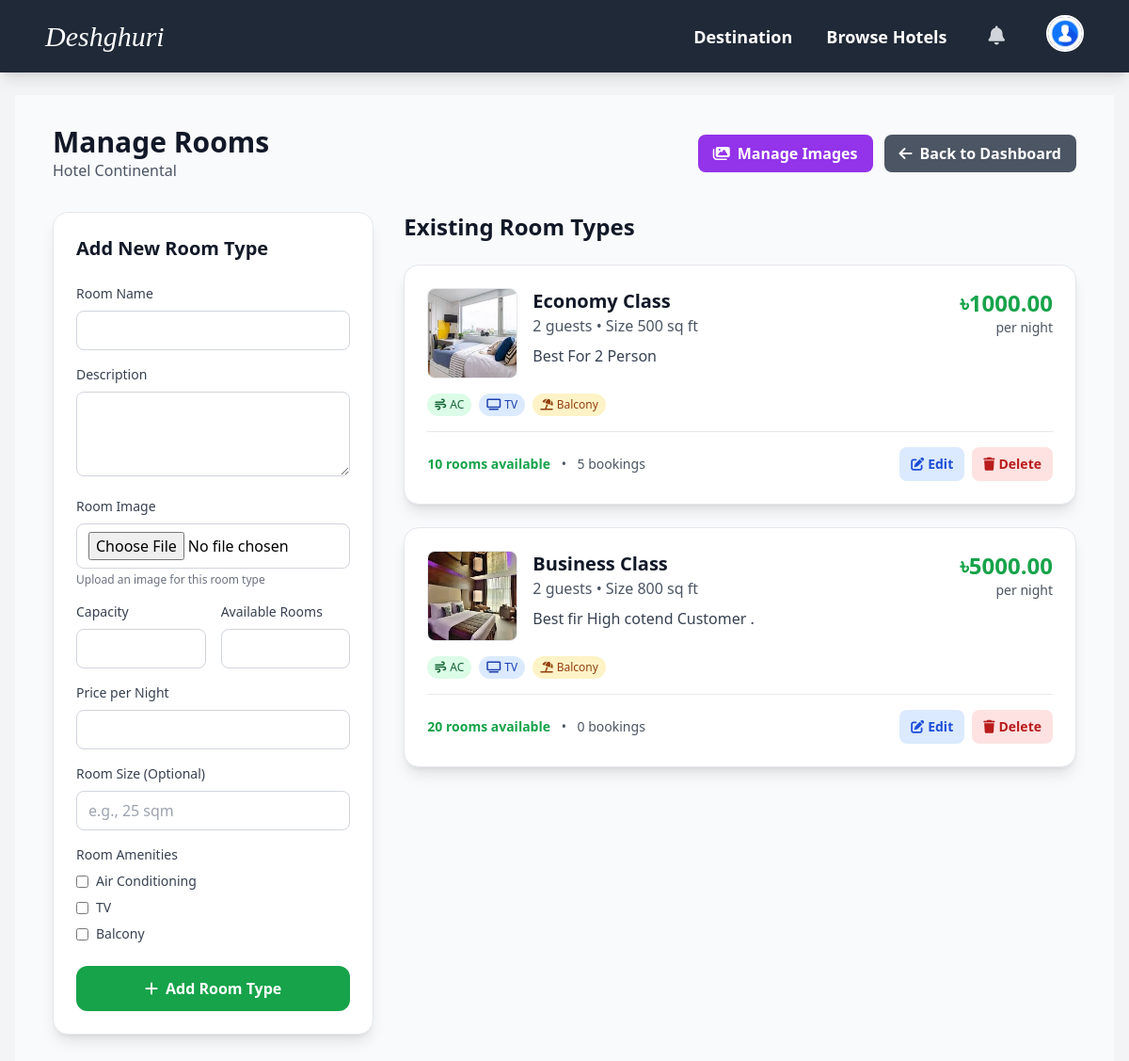
Page /hotels/1/rooms/ (signed in) on the committed database.
### hotels/models.py (models this page shows, shortened)
class Hotel(models.Model):
    owner = models.ForeignKey(settings.AUTH_USER_MODEL, limit_choices_to={'role': 'hotel_manager'},
                              on_delete=models.CASCADE)
    name = models.CharField(max_length=200)
    address = models.TextField(blank=True)
    phone = models.CharField(max_length=30, blank=True)
    description = models.TextField(blank=True)
    profile_image = models.ImageField(upload_to='hotel_profile_images/', blank=True, null=True,
                                      help_text="Main image for hotel cards and listings")
    city = models.CharField(max_length=100, blank=True)
    area = models.CharField(max_length=100, blank=True)
    landmark = models.CharField(max_length=200, blank=True)
    average_rating = models.DecimalField(max_digits=3, decimal_places=2, default=0.00)
    has_wifi = models.BooleanField(default=False)
    has_pool = models.BooleanField(default=False)
    has_ac = models.BooleanField(default=False)
    has_breakfast = models.BooleanField(default=False)
    has_parking = models.BooleanField(default=False)
    has_gym = models.BooleanField(default=False)
    min_price = models.DecimalField(max_digits=10, decimal_places=2, default=0.00)
    max_price = models.DecimalField(max_digits=10, decimal_places=2, default=0.00)
    created_at = models.DateTimeField(auto_now_add=True)
    updated_at = models.DateTimeField(auto_now=True)

class RoomType(models.Model):
    hotel = models.ForeignKey(Hotel, on_delete=models.CASCADE, related_name='room_types')
    name = models.CharField(max_length=100)  # "Single Room", "Double Room", "Suite", etc.
    description = models.TextField(blank=True)
    capacity = models.IntegerField(validators=[MinValueValidator(1)])
    price_per_night = models.DecimalField(max_digits=10, decimal_places=2)
    available_rooms = models.IntegerField(default=0, validators=[MinValueValidator(0)])
    room_image = models.ImageField(upload_to='room_images/', blank=True, null=True,
                                   help_text="Image for this room type")
    has_ac = models.BooleanField(default=False)
    has_tv = models.BooleanField(default=False)
    has_balcony = models.BooleanField(default=False)
    room_size = models.CharField(max_length=50, blank=True)  # "25 sqm", "40 sqm", etc.

### accounts/utils.py (the view)
        def wrapper(request, *args, **kwargs):
            if request.user.is_authenticated and request.user.role in allowed_roles:
                return view_func(request, *args, **kwargs)
            else:
                raise PermissionDenied

### hotels/forms.py
class RoomTypeForm(forms.ModelForm):
    class Meta:
        model = RoomType
        fields = [
            'name', 'description', 'capacity', 'price_per_night', 'available_rooms', 'room_image',
            'has_ac', 'has_tv', 'has_balcony', 'room_size'
        ]
        widgets = {
            'description': forms.Textarea(attrs={'rows': 3}),
        }

### accounts/context_processors.py (called while the page is built)
def user_role(request):
    user = None
    role = None
    unread_notifications_count = 0
    if request.user.is_authenticated:
        user = request.user
        role = user.role  # from your custom User model field
        unread_notifications_count = user.notifications.filter(is_read=False).count()
    return {
        'logged_user': user,
        'logged_role': role,
        'unread_notifications_count': unread_notifications_count,
    }

### accounts/utils.py (called while the page is built)
def role_required(allowed_roles=None):
    if allowed_roles is None:
        allowed_roles = []
    def decorator(view_func):
        def wrapper(request, *args, **kwargs):
            if request.user.is_authenticated and request.user.role in allowed_roles:
                return view_func(request, *args, **kwargs)
            else:
                raise PermissionDenied
        return wrapper
    return decorator

### hotels/views.py (called while the page is built)
@login_required
@role_required(['hotel_manager'])
def manage_rooms(request, hotel_id):
    hotel = get_object_or_404(Hotel, pk=hotel_id, owner=request.user)
    room_types = hotel.room_types.all()
    if request.method == "POST":
        form = RoomTypeForm(request.POST, request.FILES)
        if form.is_valid():
            room_type = form.save(commit=False)
            room_type.hotel = hotel
            room_type.save()
            hotel.update_price_range()
            messages.success(request, "Room type added successfully!")
            return redirect('manage_rooms', hotel_id=hotel_id)
    else:
        form = RoomTypeForm()
    context = {
        'hotel': hotel,
        'room_types': room_types,
        'form': form,
    }
    return render(request, "hotels/manage_rooms.html", context)

### template/hotels/manage_rooms.html (shortened to what this page needs)
{% extends "base.html" %}
{% load static %}
{% block content %}
<div class="min-h-screen bg-gray-50 py-8">
    <div class="max-w-6xl mx-auto px-4 sm:px-6 lg:px-8">
        <div class="flex items-center justify-between mb-8">
            <div>
                <h1 class="text-3xl font-bold text-gray-900">Manage Rooms</h1>
                <p class="text-gray-600">{{ hotel.name }}</p>
            </div>
            <div class="flex space-x-3">
                <a href="{% url 'manage_hotel_images' hotel.id %}" class="inline-flex items-center px-4 py-2 bg-purple-600 text-white rounded-lg font-semibold hover:bg-purple-700 transition-colors">
                    <i class="fas fa-images mr-2"></i>Manage Images
                </a>
                <a href="{% url 'hotel_dashboard' %}" class="inline-flex items-center px-4 py-2 bg-gray-600 text-white rounded-lg font-semibold hover:bg-gray-700 transition-colors">
                    <i class="fas fa-arrow-left mr-2"></i>Back to Dashboard
                </a>
            </div>
        </div>
        <div class="grid grid-cols-1 lg:grid-cols-3 gap-8">
            <div class="lg:col-span-1">
                <div class="bg-white rounded-2xl shadow-lg border border-gray-200 p-6 sticky top-8">
                    <h2 class="text-xl font-bold text-gray-900 mb-6">Add New Room Type</h2>
                    <form method="post" enctype="multipart/form-data">
                        <div class="space-y-4">
                            <div>
                                <label class="block text-sm font-medium text-gray-700 mb-2">Room Name</label>
                                <input type="text" name="name" class="w-full px-3 py-2 border border-gray-300 rounded-lg" required>
                            </div>
                            <div>
                                <label class="block text-sm font-medium text-gray-700 mb-2">Description</label>
                                <textarea name="description" rows="3" class="w-full px-3 py-2 border border-gray-300 rounded-lg"></textarea>
                            </div>
                            <div>
                                <label class="block text-sm font-medium text-gray-700 mb-2">Room Image</label>
                                <input type="file" name="room_image" accept="image/*" class="w-full px-3 py-2 border border-gray-300 rounded-lg">
                                <p class="text-xs text-gray-500 mt-1">Upload an image for this room type</p>
                            </div>
                            <div class="grid grid-cols-2 gap-4">
                                <div>
                                    <label class="block text-sm font-medium text-gray-700 mb-2">Capacity</label>
                                    <input type="number" name="capacity" min="1" class="w-full px-3 py-2 border border-gray-300 rounded-lg" required>
                                </div>
                                <div>
                                    <label class="block text-sm font-medium text-gray-700 mb-2">Available Rooms</label>
                                    <input type="number" name="available_rooms" min="0" class="w-full px-3 py-2 border border-gray-300 rounded-lg" required>
                                </div>
                            </div>
                            <div>
                                <label class="block text-sm font-medium text-gray-700 mb-2">Price per Night</label>
                                <input type="number" name="price_per_night" min="0" step="0.01" class="w-full px-3 py-2 border border-gray-300 rounded-lg" required>
                            </div>
                            <div>
                                <label class="block text-sm font-medium text-gray-700 mb-2">Room Size (Optional)</label>
                                <input type="text" name="room_size" class="w-full px-3 py-2 border border-gray-300 rounded-lg" placeholder="e.g., 25 sqm">
                            </div>
                            <div class="space-y-2">
                                <label class="block text-sm font-medium text-gray-700">Room Amenities</label>
                                <div class="space-y-2">
                                    <label class="flex items-center">
                                        <input type="checkbox" name="has_ac" class="mr-2">
                                        <span class="text-sm text-gray-700">Air Conditioning</span>
                                    </label>
                                    <label class="flex items-center">
                                        <input type="checkbox" name="has_tv" class="mr-2">
                                        <span class="text-sm text-gray-700">TV</span>
                                    </label>
                                    <label class="flex items-center">
                                        <input type="checkbox" name="has_balcony" class="mr-2">
                                        <span class="text-sm text-gray-700">Balcony</span>
                                    </label>
                                </div>
                            </div>
                        </div>
                        <button type="submit" class="w-full mt-6 bg-green-600 text-white py-3 px-4 rounded-xl font-semibold hover:bg-green-700 transition-colors">
                            <i class="fas fa-plus mr-2"></i>Add Room Type
                        </button>
                    </form>
                </div>
            </div>
            <div class="lg:col-span-2">
                <h2 class="text-2xl font-bold text-gray-900 mb-6">Existing Room Types</h2>
                {% if room_types %}
                <div class="space-y-6">
                    {% for room_type in room_types %}
                    <div class="bg-white rounded-2xl shadow-lg border border-gray-200 p-6 hover:shadow-xl transition-all duration-300">
                        <div class="flex gap-4 mb-4">
                            {% if room_type.room_image %}
                            <div class="flex-shrink-0">
                                <img src="{{ room_type.room_image.url }}" alt="{{ room_type.name }}"
                                     class="w-24 h-24 rounded-lg object-cover border border-gray-200">
                            </div>
                            {% else %}
                            <div class="flex-shrink-0 w-24 h-24 bg-gray-200 rounded-lg flex items-center justify-center border border-gray-300">
                                <i class="fas fa-door-closed text-gray-400 text-2xl"></i>
                            </div>
                            {% endif %}
                            <div class="flex-1">
                                <div class="flex justify-between items-start">
                                    <div>
                                        <h3 class="text-xl font-bold text-gray-900">{{ room_type.name }}</h3>
                                        <p class="text-gray-600">{{ room_type.capacity }} guests • Size {{ room_type.room_size|default:"Standard size" }} sq ft</p>
                                    </div>
                                    <div class="text-right">
                                        <div class="text-2xl font-bold text-green-600">৳{{ room_type.price_per_night }}</div>
                                        <div class="text-gray-600 text-sm">per night</div>
                                    </div>
                                </div>
                                {% if room_type.description %}
                                <p class="text-gray-700 mt-2">{{ room_type.description }}</p>
                                {% endif %}
                            </div>
                        </div>
                        <div class="flex flex-wrap gap-2 mb-4">
                            {% if room_type.has_ac %}
                            <span class="inline-flex items-center px-2 py-1 bg-green-100 text-green-800 text-xs rounded-full">
                                <i class="fas fa-wind mr-1"></i>AC
                            </span>
                            {% endif %}
                            {% if room_type.has_tv %}
                            <span class="inline-flex items-center px-2 py-1 bg-blue-100 text-blue-800 text-xs rounded-full">
                                <i class="fas fa-tv mr-1"></i>TV
                            </span>
                            {% endif %}
                            {% if room_type.has_balcony %}
                            <span class="inline-flex items-center px-2 py-1 bg-amber-100 text-amber-800 text-xs rounded-full">
                                <i class="fas fa-umbrella-beach mr-1"></i>Balcony
                            </span>
                            {% endif %}
                        </div>
                        <div class="flex justify-between items-center pt-4 border-t border-gray-200">
                            <div class="text-sm text-gray-600">
                                <span class="font-semibold {% if room_type.available_rooms > 0 %}text-green-600{% else %}text-red-600{% endif %}">
                                    {{ room_type.available_rooms }} rooms available
                                </span>
                                <span class="mx-2">•</span>
                                <span>{{ room_type.bookings.count }} bookings</span>
                            </div>
                            <div class="flex space-x-2">
                                <a href="{% url 'room_type_edit' hotel.id room_type.id %}"
                                   class="inline-flex items-center bg-blue-100 text-blue-700 px-3 py-2 rounded-lg text-sm font-semibold hover:bg-blue-200 transition-colors">
                                    <i class="fas fa-edit mr-1"></i>Edit
                                </a>
                                <button onclick="confirmDelete('{{ room_type.name }}', '{% url 'room_type_delete' hotel.id room_type.id %}')"
                                        class="inline-flex items-center bg-red-100 text-red-700 px-3 py-2 rounded-lg text-sm font-semibold hover:bg-red-200 transition-colors">
                                    <i class="fas fa-trash mr-1"></i>Delete
                                </button>
                            </div>
                        </div>
                    </div>
                    {% endfor %}
                </div>
                {% endif %}
            </div>
        </div>
    </div>
</div>
{% endblock %}

### rows in the picture
Hotel: name "Hotel Continental"
RoomType: room_image (picture), name "Economy Class", capacity "2", room_size "500", price_per_night "1000.00", description "Best For 2 Person", has_ac True (drawn), has_tv True (drawn), has_balcony True (drawn), available_rooms "10", bookings.count "5"
RoomType: room_image (picture), name "Business Class", capacity "2", room_size "800", price_per_night "5000.00", description "Best fir High cotend Customer .", has_ac True (drawn), has_tv True (drawn), has_balcony True (drawn), available_rooms "20", bookings.count "0"
